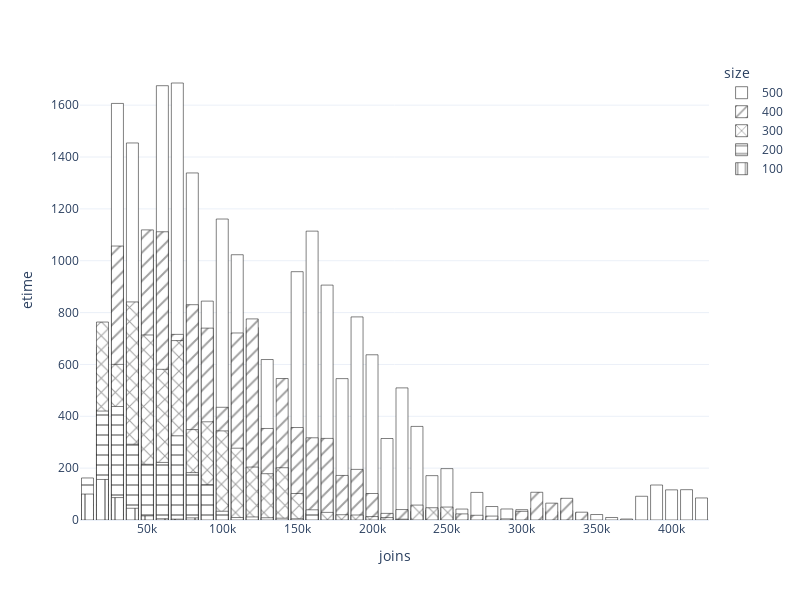

The notebook cell this image was saved under:
### Markdown cell above
お手本では、データセットの区別は色ではなく白黒の模様で表現しています。模様の指定方法はすこし複雑ですが、以下のように設定できます。

### Code cell
fig = px.bar(cnm_series, x='joins', y='etime',
             pattern_shape='size', pattern_shape_sequence=['', '/', 'x', '-', '|'],
             barmode='overlay', opacity=1,
             width=800, height=600)

fig.update_traces(
    marker=dict(color='white', line_color='black')
)

### Figure 1 — Plotly figure (JSON) as saved in the notebook; plotly's stock layout.template omitted (floating-point values rounded to 4 significant figures)
{"data": [{"alignmentgroup": "True", "hovertemplate": "size=500<br>joins=%{x}<br>etime=%{y}<extra></extra>", "legendgroup": "500", "marker": {"color": "white", "opacity": 1, "pattern": {"shape": ""}, "line": {"color": "black"}}, "name": "500", "offsetgroup": "500", "orientation": "v", "showlegend": true, "textposition": "auto", "x": [10000, 20000, 30000, 40000, 50000, 60000, 70000, 80000, 90000, 100000, 110000, 120000, 130000, 140000, 150000, 160000, 170000, 180000, 190000, 200000, 210000, 220000, 230000, 240000, 250000, 260000, 270000, 280000, 290000, 300000, 310000, 320000, 330000, 340000, 350000, 360000, 370000, 380000, 390000, 400000, 410000, 420000], "xaxis": "x", "y": [0.331, 427.2, 1607.0, 1454.0, 1023.0, 1675.0, 1686.0, 1339.0, 844.2, 1161.0, 1023.0, 742.1, 618.9, 278.0, 957.8, 1114.0, 906.0, 545.3, 783.3, 637.3, 314.3, 509.5, 361.0, 171.1, 198.2, 42.25, 106.4, 52.0, 42.52, 39.81, 46.37, 32.05, 35.81, 26.36, 21.09, 9.686, 3.79, 91.51, 135.0, 116.3, 117.0, 85.1], "yaxis": "y", "type": "bar"}, {"alignmentgroup": "True", "hovertemplate": "size=400<br>joins=%{x}<br>etime=%{y}<extra></extra>", "legendgroup": "400", "marker": {"color": "white", "opacity": 1, "pattern": {"shape": "/"}, "line": {"color": "black"}}, "name": "400", "offsetgroup": "400", "orientation": "v", "showlegend": true, "textposition": "auto", "x": [10000, 20000, 30000, 40000, 50000, 60000, 70000, 80000, 90000, 100000, 110000, 120000, 130000, 140000, 150000, 160000, 170000, 180000, 190000, 200000, 210000, 220000, 230000, 240000, 250000, 260000, 270000, 280000, 290000, 300000, 310000, 320000, 330000, 340000], "xaxis": "x", "y": [0.32, 667.5, 1057.0, 745.2, 1119.0, 1112.0, 716.0, 830.4, 740.1, 434.7, 721.4, 775.6, 353.0, 545.6, 356.7, 317.1, 314.7, 171.8, 195.2, 102.2, 25.51, 40.25, 33.39, 38.97, 29.43, 23.57, 18.2, 15.11, 4.41, 33.39, 106.9, 64.98, 83.6, 30.17], "yaxis": "y", "type": "bar"}, {"alignmentgroup": "True", "hovertemplate": "size=300<br>joins=%{x}<br>etime=%{y}<extra></extra>", "legendgroup": "300", "marker": {"color": "white", "opacity": 1, "pattern": {"shape": "x"}, "line": {"color": "black"}}, "name": "300", "offsetgroup": "300", "orientation": "v", "showlegend": true, "textposition": "auto", "x": [10000, 20000, 30000, 40000, 50000, 60000, 70000, 80000, 90000, 100000, 110000, 120000, 130000, 140000, 150000, 160000, 170000, 180000, 190000, 200000, 210000, 220000, 230000, 240000, 250000], "xaxis": "x", "y": [3.353, 763.5, 600.2, 841.2, 713.6, 581.2, 692.0, 348.7, 378.8, 343.7, 276.9, 204.1, 178.7, 201.6, 102.2, 26.19, 29.37, 20.31, 19.23, 13.24, 9.365, 3.109, 57.56, 47.34, 49.9], "yaxis": "y", "type": "bar"}, {"alignmentgroup": "True", "hovertemplate": "size=200<br>joins=%{x}<br>etime=%{y}<extra></extra>", "legendgroup": "200", "marker": {"color": "white", "opacity": 1, "pattern": {"shape": "-"}, "line": {"color": "black"}}, "name": "200", "offsetgroup": "200", "orientation": "v", "showlegend": true, "textposition": "auto", "x": [10000, 20000, 30000, 40000, 50000, 60000, 70000, 80000, 90000, 100000, 110000, 120000, 130000, 140000, 150000, 160000], "xaxis": "x", "y": [162.2, 420.2, 437.8, 292.2, 214.8, 222.1, 324.6, 182.8, 136.5, 33.72, 9.56, 11.77, 8.751, 6.991, 4.76, 39.36], "yaxis": "y", "type": "bar"}, {"alignmentgroup": "True", "hovertemplate": "size=100<br>joins=%{x}<br>etime=%{y}<extra></extra>", "legendgroup": "100", "marker": {"color": "white", "opacity": 1, "pattern": {"shape": "|"}, "line": {"color": "black"}}, "name": "100", "offsetgroup": "100", "orientation": "v", "showlegend": true, "textposition": "auto", "x": [10000, 20000, 30000, 40000, 50000, 60000, 70000, 80000], "xaxis": "x", "y": [100.1, 156.4, 86.44, 45.19, 15.94, 4.991, 3.336, 8.231], "yaxis": "y", "type": "bar"}], "layout": {"xaxis": {"anchor": "y", "domain": [0, 1], "title": {"text": "joins"}, "type": "linear", "range": [5000, 425000], "autorange": true}, "yaxis": {"anchor": "x", "domain": [0, 1], "title": {"text": "etime"}, "type": "linear", "range": [0, 1774.0], "autorange": true}, "legend": {"title": {"text": "size"}, "tracegroupgap": 0}, "margin": {"t": 60}, "barmode": "overlay", "height": 600, "width": 800}}
